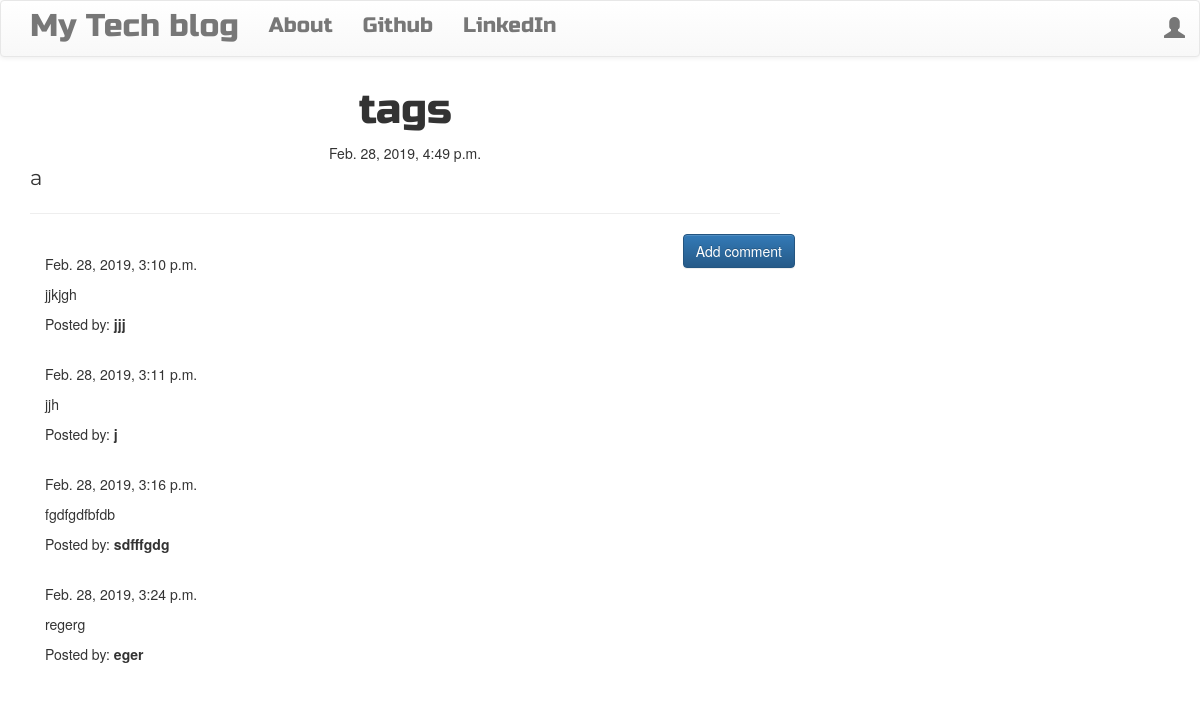
The app's page /post/4 with its own data.
### blog/models.py (models this page shows, shortened)
class Post(models.Model):
    author = models.ForeignKey('auth.User',on_delete=models.DO_NOTHING,)
    title = models.CharField(max_length=200)
    text = models.TextField()
    created_date = models.DateTimeField(default=timezone.now)
    published_date = models.DateTimeField(blank=True,null=True)

class Comment(models.Model):
    post = models.ForeignKey('blog.Post',related_name='comments',on_delete=models.DO_NOTHING,)
    author = models.CharField(max_length=200)
    text = models.TextField()
    created_date = models.DateTimeField(default=timezone.now)
    approved_comment = models.BooleanField(default=False)

### blog/views.py (the view)
# urls.py: url(r'^post/(?P<pk>\d+)$', views.PostDetailView.as_view(), name='post_detail'),
class PostDetailView(DetailView):
    model = Post

### blog/templates/blog/post_detail.html (shortened to what this page needs)
{% extends 'blog/base.html' %}
{% block content %}
        <h1 class='posttitle loader'>{{ post.title }}</h1>
        {% if post.published_date %}
            <div class="date postdate">
                {{ post.published_date }}
            </div>
        {% else %}
            <a class="btn btn-default" href="{% url 'post_publish' pk=post.pk %}">Publish</a>
        {% endif %}
      <p class='postcontent' >{{ post.text|safe|linebreaksbr }}</p>
  <hr>
  <a class="btn btn-primary btn-comment" href="{% url 'add_comment_to_post' pk=post.pk %}">Add comment</a>
  <div class="container">
  {% for comment in post.comments.all %}
  <br>
      {% if user.is_authenticated or comment.approved_comment %}
              {{ comment.created_date }}
          <p>{{ comment.text|safe|linebreaks }}</p>
          <p>Posted by: <strong>{{ comment.author }}</strong></p>
      {% endif %}
  {% empty %}
      <p>No comments posted.</p>
  {% endfor %}
</div>
{% endblock %}

### blog/templates/blog/base.html (shortened to what this page needs)
<!DOCTYPE html>
{% load staticfiles %}
<html>
    <head>
        <link rel="stylesheet" href="https://maxcdn.bootstrapcdn.com/bootstrap/3.3.7/css/bootstrap.min.css">
        <link rel="stylesheet" href="https://maxcdn.bootstrapcdn.com/bootstrap/3.3.7/css/bootstrap-theme.min.css">
        <link rel="stylesheet" href="//cdn.jsdelivr.net/medium-editor/latest/css/medium-editor.min.css" type="text/css" media="screen" charset="utf-8">
        <link rel="stylesheet" href="{% static 'css/blog.css' %}">
</head>
<body class='loader'>
  <nav class="navbar navbar-default techfont custom-navbar">
    <div class="container">
      <ul class="nav navbar-nav">
        <li><a class='navbar-brand bigbrand' href="{% url 'post_list' %}">My Tech blog</a></li>
        <li><a href="{% url 'about'%}">About</a></li>
        <li><a href="https://www.github.com">Github</a></li>
        <li><a href="https://www.linkedin.com">LinkedIn</a></li>
      </ul>
      <ul class="nav navbar-nav navbar-right">
        {% if user.is_authenticated %}
        <li>
          <a href="{% url 'post_new' %}">New Post</a>
        </li>
        <li>
          <a href="{% url 'post_draft_list' %}">Drafts</a>
        </li>
        <li>
          <a href="{% url 'logout' %}" >Log out</a>
        </li>
        <li>
          <a >Welcome: {{ user.username }}</a>
        </li>
          {% else %}
          <li><a class='nav navbar-right' href="{% url 'login' %}" ><span class="glyphicon glyphicon-user"></span></a></li>
        {% endif %}
      </ul>
  </div>
</nav>
        <div class="content container">
            <div class="row">
                <div class="col-md-8">
                  <div class="blog_posts">
                    {% block content %}
                    {% endblock %}
                  </div>
                </div>
            </div>
        </div>
</body>
</html>

### blog/static/css/blog.css (style rules this page uses)
.techfont { font-family: 'Russo One',sans-serif; font-size: 1.5em; margin-bottom: 10px; }
.bigbrand { font-size: 1.5em; }
.postdate { text-align: center; }
.posttitle { font-family: 'Russo One',sans-serif; font-size: 3em; text-align: center; }
.postcontent { font-family: 'Montserrat'; font-size: 1.5em; }
.btn-comment { position: absolute; right: 0px; }
.loader { filter:hue-rotate(0deg); color:linear-gradient(45deg,#0f8,#08f); animation:hue 10000ms infinite linear; }

### records on screen
Post: title "tags", published_date "Feb. 28, 2019, 4:49 p.m.", text "a"
Comment: created_date "Feb. 28, 2019, 3:10 p.m.", text "jjkjgh", author "jjj"
Comment: created_date "Feb. 28, 2019, 3:11 p.m.", text "jjh", author "j"
Comment: created_date "Feb. 28, 2019, 3:16 p.m.", text "fgdfgdfbfdb", author "sdfffgdg"
Comment: created_date "Feb. 28, 2019, 3:24 p.m.", text "regerg", author "eger"
